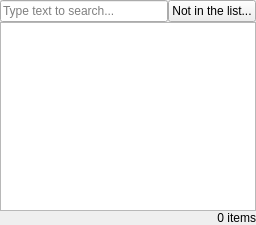
<?xml version="1.0" encoding="UTF-8"?>
<ui version="4.0">
 <class>SelectListItemDialog</class>
 <widget class="QDialog" name="SelectListItemDialog">
  <property name="geometry">
   <rect>
    <x>0</x>
    <y>0</y>
    <width>256</width>
    <height>225</height>
   </rect>
  </property>
  <layout class="QVBoxLayout" name="verticalLayout">
   <property name="spacing">
    <number>0</number>
   </property>
   <property name="leftMargin">
    <number>0</number>
   </property>
   <property name="topMargin">
    <number>0</number>
   </property>
   <property name="rightMargin">
    <number>0</number>
   </property>
   <property name="bottomMargin">
    <number>0</number>
   </property>
   <item>
    <layout class="QHBoxLayout" name="horizontalLayout">
     <property name="spacing">
      <number>0</number>
     </property>
     <item>
      <widget class="QLineEdit" name="edtFilter">
       <property name="placeholderText">
        <string>Type text to search...</string>
       </property>
      </widget>
     </item>
     <item>
      <widget class="QPushButton" name="btnSelectNotFromList">
       <property name="focusPolicy">
        <enum>Qt::NoFocus</enum>
       </property>
       <property name="text">
        <string>Not in the list...</string>
       </property>
       <property name="autoDefault">
        <bool>false</bool>
       </property>
      </widget>
     </item>
    </layout>
   </item>
   <item>
    <widget class="QListView" name="listView">
     <property name="editTriggers">
      <set>QAbstractItemView::NoEditTriggers</set>
     </property>
     <property name="iconSize">
      <size>
       <width>16</width>
       <height>16</height>
      </size>
     </property>
     <property name="resizeMode">
      <enum>QListView::Adjust</enum>
     </property>
    </widget>
   </item>
   <item>
    <widget class="QLabel" name="lblItemCount">
     <property name="text">
      <string>0 items</string>
     </property>
     <property name="alignment">
      <set>Qt::AlignRight|Qt::AlignTrailing|Qt::AlignVCenter</set>
     </property>
    </widget>
   </item>
  </layout>
 </widget>
 <resources/>
 <connections/>
</ui>
